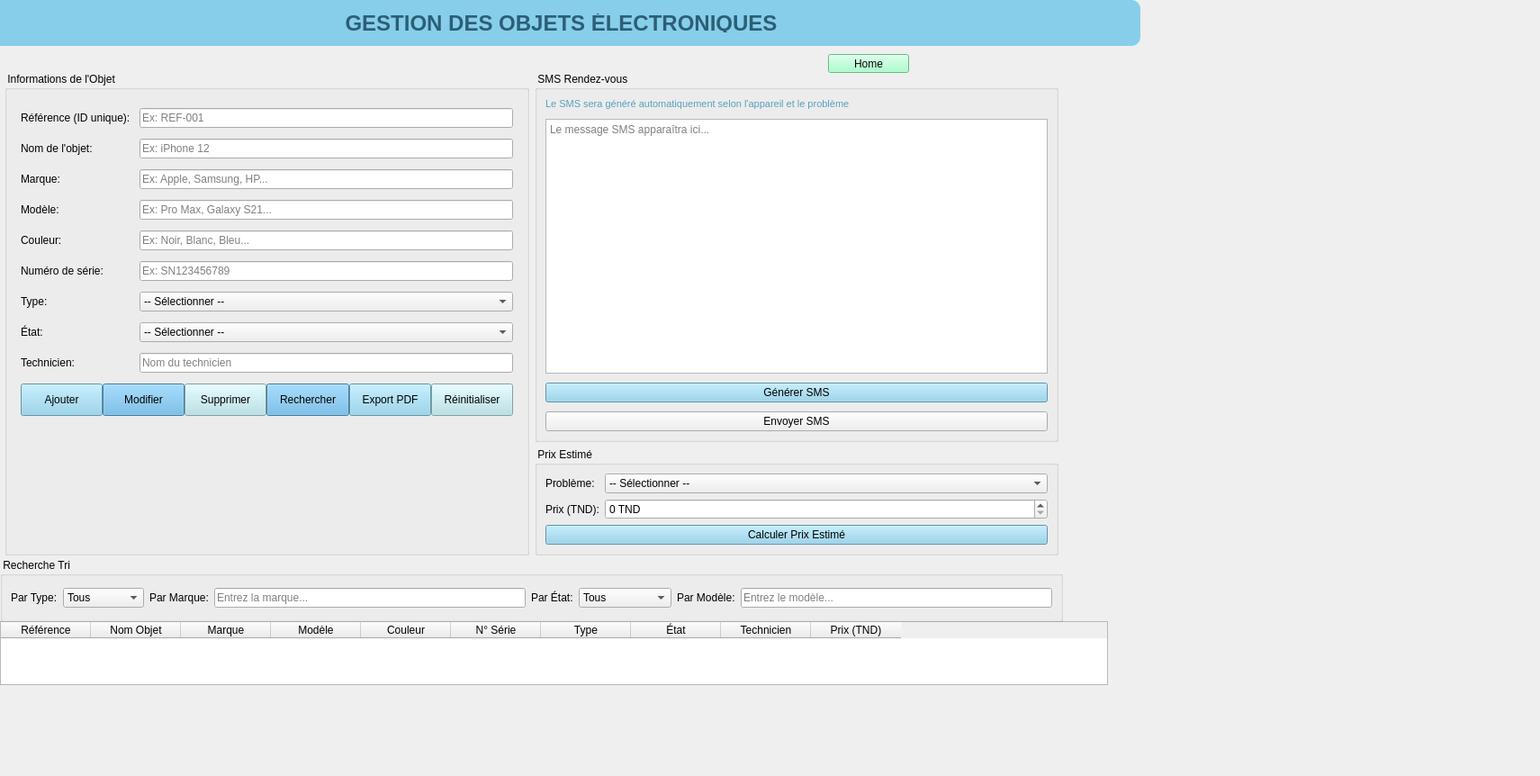
<?xml version="1.0" encoding="UTF-8"?>
<ui version="4.0">
 <class>gestionobjetelectronique</class>
 <widget class="QWidget" name="gestionobjetelectronique">
  <property name="geometry">
   <rect>
    <x>0</x>
    <y>0</y>
    <width>1711</width>
    <height>862</height>
   </rect>
  </property>
  <property name="windowTitle">
   <string>Form</string>
  </property>
  <widget class="QStackedWidget" name="stackedWidget">
   <property name="geometry">
    <rect>
     <x>0</x>
     <y>-30</y>
     <width>1335</width>
     <height>811</height>
    </rect>
   </property>
   <widget class="QWidget" name="page_19">
    <widget class="QLabel" name="labelTitre">
     <property name="geometry">
      <rect>
       <x>-20</x>
       <y>30</y>
       <width>1287</width>
       <height>51</height>
      </rect>
     </property>
     <property name="styleSheet">
      <string notr="true">font-size: 24px; font-weight: bold; color: #2C5F75; padding: 15px; background-color: #87CEEB; border-radius: 10px;</string>
     </property>
     <property name="text">
      <string>GESTION DES OBJETS ÉLECTRONIQUES</string>
     </property>
     <property name="alignment">
      <set>Qt::AlignmentFlag::AlignCenter</set>
     </property>
    </widget>
    <widget class="QTableWidget" name="tableWidget">
     <property name="geometry">
      <rect>
       <x>0</x>
       <y>720</y>
       <width>1231</width>
       <height>71</height>
      </rect>
     </property>
     <property name="alternatingRowColors">
      <bool>true</bool>
     </property>
     <property name="selectionBehavior">
      <enum>QAbstractItemView::SelectionBehavior::SelectRows</enum>
     </property>
     <column>
      <property name="text">
       <string>Référence</string>
      </property>
     </column>
     <column>
      <property name="text">
       <string>Nom Objet</string>
      </property>
     </column>
     <column>
      <property name="text">
       <string>Marque</string>
      </property>
     </column>
     <column>
      <property name="text">
       <string>Modèle</string>
      </property>
     </column>
     <column>
      <property name="text">
       <string>Couleur</string>
      </property>
     </column>
     <column>
      <property name="text">
       <string>N° Série</string>
      </property>
     </column>
     <column>
      <property name="text">
       <string>Type</string>
      </property>
     </column>
     <column>
      <property name="text">
       <string>État</string>
      </property>
     </column>
     <column>
      <property name="text">
       <string>Technicien</string>
      </property>
     </column>
     <column>
      <property name="text">
       <string>Prix (TND)</string>
      </property>
     </column>
    </widget>
    <widget class="QWidget" name="layoutWidget_2">
     <property name="geometry">
      <rect>
       <x>5</x>
       <y>110</y>
       <width>1171</width>
       <height>537</height>
      </rect>
     </property>
     <layout class="QHBoxLayout" name="horizontalLayout_17">
      <item>
       <widget class="QGroupBox" name="groupBoxAjout_6">
        <property name="title">
         <string> Informations de l'Objet </string>
        </property>
        <layout class="QFormLayout" name="formLayout_11">
         <property name="horizontalSpacing">
          <number>10</number>
         </property>
         <property name="verticalSpacing">
          <number>12</number>
         </property>
         <property name="leftMargin">
          <number>15</number>
         </property>
         <property name="topMargin">
          <number>20</number>
         </property>
         <property name="rightMargin">
          <number>15</number>
         </property>
         <property name="bottomMargin">
          <number>15</number>
         </property>
         <item row="0" column="0">
          <widget class="QLabel" name="labelReference_6">
           <property name="text">
            <string>Référence (ID unique):</string>
           </property>
          </widget>
         </item>
         <item row="0" column="1">
          <widget class="QLineEdit" name="lineEditReference_6">
           <property name="placeholderText">
            <string>Ex: REF-001</string>
           </property>
          </widget>
         </item>
         <item row="1" column="0">
          <widget class="QLabel" name="labelNomObjet_6">
           <property name="text">
            <string>Nom de l'objet:</string>
           </property>
          </widget>
         </item>
         <item row="1" column="1">
          <widget class="QLineEdit" name="lineEditNomObjet_6">
           <property name="placeholderText">
            <string>Ex: iPhone 12</string>
           </property>
          </widget>
         </item>
         <item row="2" column="0">
          <widget class="QLabel" name="labelMarque_6">
           <property name="text">
            <string>Marque:</string>
           </property>
          </widget>
         </item>
         <item row="2" column="1">
          <widget class="QLineEdit" name="lineEditMarque_6">
           <property name="placeholderText">
            <string>Ex: Apple, Samsung, HP...</string>
           </property>
          </widget>
         </item>
         <item row="3" column="0">
          <widget class="QLabel" name="labelModele_6">
           <property name="text">
            <string>Modèle:</string>
           </property>
          </widget>
         </item>
         <item row="3" column="1">
          <widget class="QLineEdit" name="lineEditModele_6">
           <property name="placeholderText">
            <string>Ex: Pro Max, Galaxy S21...</string>
           </property>
          </widget>
         </item>
         <item row="4" column="0">
          <widget class="QLabel" name="labelCouleur_6">
           <property name="text">
            <string>Couleur:</string>
           </property>
          </widget>
         </item>
         <item row="4" column="1">
          <widget class="QLineEdit" name="lineEditCouleur_6">
           <property name="placeholderText">
            <string>Ex: Noir, Blanc, Bleu...</string>
           </property>
          </widget>
         </item>
         <item row="5" column="0">
          <widget class="QLabel" name="labelNumeroSerie_6">
           <property name="text">
            <string>Numéro de série:</string>
           </property>
          </widget>
         </item>
         <item row="5" column="1">
          <widget class="QLineEdit" name="lineEditNumeroSerie_6">
           <property name="placeholderText">
            <string>Ex: SN123456789</string>
           </property>
          </widget>
         </item>
         <item row="6" column="0">
          <widget class="QLabel" name="labelType_6">
           <property name="text">
            <string>Type:</string>
           </property>
          </widget>
         </item>
         <item row="6" column="1">
          <widget class="QComboBox" name="comboBoxType_6">
           <item>
            <property name="text">
             <string>-- Sélectionner --</string>
            </property>
           </item>
           <item>
            <property name="text">
             <string>PC</string>
            </property>
           </item>
           <item>
            <property name="text">
             <string>Téléphone</string>
            </property>
           </item>
           <item>
            <property name="text">
             <string>Imprimante</string>
            </property>
           </item>
           <item>
            <property name="text">
             <string>Tablette</string>
            </property>
           </item>
           <item>
            <property name="text">
             <string>Autre</string>
            </property>
           </item>
          </widget>
         </item>
         <item row="7" column="0">
          <widget class="QLabel" name="labelEtat_6">
           <property name="text">
            <string>État:</string>
           </property>
          </widget>
         </item>
         <item row="7" column="1">
          <widget class="QComboBox" name="comboBoxEtat_6">
           <item>
            <property name="text">
             <string>-- Sélectionner --</string>
            </property>
           </item>
           <item>
            <property name="text">
             <string>En panne</string>
            </property>
           </item>
           <item>
            <property name="text">
             <string>En réparation</string>
            </property>
           </item>
           <item>
            <property name="text">
             <string>Réparé</string>
            </property>
           </item>
           <item>
            <property name="text">
             <string>En attente de pièces</string>
            </property>
           </item>
          </widget>
         </item>
         <item row="8" column="0">
          <widget class="QLabel" name="labelTechnicien_6">
           <property name="text">
            <string>Technicien:</string>
           </property>
          </widget>
         </item>
         <item row="8" column="1">
          <widget class="QLineEdit" name="lineEditTechnicien_6">
           <property name="placeholderText">
            <string>Nom du technicien</string>
           </property>
          </widget>
         </item>
         <item row="10" column="0" colspan="2">
          <layout class="QHBoxLayout" name="horizontalLayout_16">
           <item>
            <widget class="QPushButton" name="btnAjouter_6">
             <property name="styleSheet">
              <string notr="true">background-color: #87CEEB; padding: 10px;</string>
             </property>
             <property name="text">
              <string>Ajouter</string>
             </property>
            </widget>
           </item>
           <item>
            <widget class="QPushButton" name="btnModifier_6">
             <property name="styleSheet">
              <string notr="true">padding: 10px;
background-color: #5DADE2;</string>
             </property>
             <property name="text">
              <string>Modifier</string>
             </property>
            </widget>
           </item>
           <item>
            <widget class="QPushButton" name="btnSupprimer_6">
             <property name="styleSheet">
              <string notr="true">background-color: #B0E0E6; padding: 10px;</string>
             </property>
             <property name="text">
              <string>Supprimer</string>
             </property>
            </widget>
           </item>
           <item>
            <widget class="QPushButton" name="btnRechercher_6">
             <property name="styleSheet">
              <string notr="true">padding: 10px;
background-color: #5DADE2;</string>
             </property>
             <property name="text">
              <string>Rechercher</string>
             </property>
            </widget>
           </item>
           <item>
            <widget class="QPushButton" name="btnExportPDF_6">
             <property name="styleSheet">
              <string notr="true">background-color: #87CEEB; padding: 10px;</string>
             </property>
             <property name="text">
              <string>Export PDF</string>
             </property>
            </widget>
           </item>
           <item>
            <widget class="QPushButton" name="btnReinitialiser_6">
             <property name="styleSheet">
              <string notr="true">background-color: #B0E0E6; padding: 10px;</string>
             </property>
             <property name="text">
              <string>Réinitialiser</string>
             </property>
            </widget>
           </item>
          </layout>
         </item>
        </layout>
       </widget>
      </item>
      <item>
       <layout class="QVBoxLayout" name="verticalLayout_17">
        <item>
         <widget class="QGroupBox" name="groupBoxSMS_6">
          <property name="title">
           <string> SMS Rendez-vous </string>
          </property>
          <layout class="QVBoxLayout" name="verticalLayout_18">
           <property name="spacing">
            <number>10</number>
           </property>
           <item>
            <widget class="QLabel" name="labelInfoSMS_6">
             <property name="styleSheet">
              <string notr="true">font-size: 11px; color: #5A9FBF;</string>
             </property>
             <property name="text">
              <string>Le SMS sera généré automatiquement selon l'appareil et le problème</string>
             </property>
             <property name="wordWrap">
              <bool>true</bool>
             </property>
            </widget>
           </item>
           <item>
            <widget class="QTextEdit" name="textEditSMS_6">
             <property name="placeholderText">
              <string>Le message SMS apparaîtra ici...</string>
             </property>
            </widget>
           </item>
           <item>
            <widget class="QPushButton" name="btnGenererSMS_6">
             <property name="styleSheet">
              <string notr="true">background-color: #87CEEB;</string>
             </property>
             <property name="text">
              <string>Générer SMS</string>
             </property>
            </widget>
           </item>
           <item>
            <widget class="QPushButton" name="btnEnvoyerSMS_6">
             <property name="text">
              <string>Envoyer SMS</string>
             </property>
            </widget>
           </item>
          </layout>
         </widget>
        </item>
        <item>
         <widget class="QGroupBox" name="groupBoxPrix_6">
          <property name="title">
           <string> Prix Estimé </string>
          </property>
          <layout class="QVBoxLayout" name="verticalLayout_19">
           <item>
            <layout class="QFormLayout" name="formLayout_12">
             <item row="0" column="0">
              <widget class="QLabel" name="labelProbleme_6">
               <property name="text">
                <string>Problème:</string>
               </property>
              </widget>
             </item>
             <item row="0" column="1">
              <widget class="QComboBox" name="comboBoxProbleme_6">
               <item>
                <property name="text">
                 <string>-- Sélectionner --</string>
                </property>
               </item>
               <item>
                <property name="text">
                 <string>Écran cassé</string>
                </property>
               </item>
               <item>
                <property name="text">
                 <string>Batterie défectueuse</string>
                </property>
               </item>
               <item>
                <property name="text">
                 <string>Problème logiciel</string>
                </property>
               </item>
               <item>
                <property name="text">
                 <string>Ne s'allume pas</string>
                </property>
               </item>
               <item>
                <property name="text">
                 <string>Problème de charge</string>
                </property>
               </item>
               <item>
                <property name="text">
                 <string>Autre</string>
                </property>
               </item>
              </widget>
             </item>
             <item row="1" column="0">
              <widget class="QLabel" name="labelPrixEstime_6">
               <property name="text">
                <string>Prix (TND):</string>
               </property>
              </widget>
             </item>
             <item row="1" column="1">
              <widget class="QSpinBox" name="spinBoxPrix_6">
               <property name="suffix">
                <string> TND</string>
               </property>
               <property name="maximum">
                <number>10000</number>
               </property>
              </widget>
             </item>
            </layout>
           </item>
           <item>
            <widget class="QPushButton" name="btnCalculerPrix_6">
             <property name="styleSheet">
              <string notr="true">background-color: #87CEEB;</string>
             </property>
             <property name="text">
              <string>Calculer Prix Estimé</string>
             </property>
            </widget>
           </item>
          </layout>
         </widget>
        </item>
       </layout>
      </item>
     </layout>
    </widget>
    <widget class="QGroupBox" name="groupBoxRecherche">
     <property name="geometry">
      <rect>
       <x>0</x>
       <y>650</y>
       <width>1181</width>
       <height>71</height>
      </rect>
     </property>
     <property name="title">
      <string> Recherche Tri </string>
     </property>
     <layout class="QHBoxLayout" name="horizontalLayout_18">
      <item>
       <widget class="QLabel" name="labelRechercheType_6">
        <property name="text">
         <string>Par Type:</string>
        </property>
       </widget>
      </item>
      <item>
       <widget class="QComboBox" name="comboBoxRechercheType_6">
        <item>
         <property name="text">
          <string>Tous</string>
         </property>
        </item>
        <item>
         <property name="text">
          <string>PC</string>
         </property>
        </item>
        <item>
         <property name="text">
          <string>Téléphone</string>
         </property>
        </item>
        <item>
         <property name="text">
          <string>Imprimante</string>
         </property>
        </item>
       </widget>
      </item>
      <item>
       <widget class="QLabel" name="labelRechercheMarque_6">
        <property name="text">
         <string>Par Marque:</string>
        </property>
       </widget>
      </item>
      <item>
       <widget class="QLineEdit" name="lineEditRechercheMarque_6">
        <property name="placeholderText">
         <string>Entrez la marque...</string>
        </property>
       </widget>
      </item>
      <item>
       <widget class="QLabel" name="labelRechercheEtat_6">
        <property name="text">
         <string>Par État:</string>
        </property>
       </widget>
      </item>
      <item>
       <widget class="QComboBox" name="comboBoxRechercheEtat_6">
        <item>
         <property name="text">
          <string>Tous</string>
         </property>
        </item>
        <item>
         <property name="text">
          <string>En panne</string>
         </property>
        </item>
        <item>
         <property name="text">
          <string>En réparation</string>
         </property>
        </item>
        <item>
         <property name="text">
          <string>Réparé</string>
         </property>
        </item>
       </widget>
      </item>
      <item>
       <widget class="QLabel" name="labelRechercheModele_6">
        <property name="text">
         <string>Par Modèle:</string>
        </property>
       </widget>
      </item>
      <item>
       <widget class="QLineEdit" name="lineEditRechercheModele_6">
        <property name="placeholderText">
         <string>Entrez le modèle...</string>
        </property>
       </widget>
      </item>
     </layout>
    </widget>
    <widget class="QPushButton" name="pushButton">
     <property name="geometry">
      <rect>
       <x>920</x>
       <y>90</y>
       <width>90</width>
       <height>21</height>
      </rect>
     </property>
     <property name="styleSheet">
      <string notr="true">background-color: rgb(148, 255, 191);
color: rgb(7, 7, 7);</string>
     </property>
     <property name="text">
      <string>Home</string>
     </property>
    </widget>
   </widget>
   <widget class="QWidget" name="page_20"/>
  </widget>
 </widget>
 <resources/>
 <connections/>
</ui>
